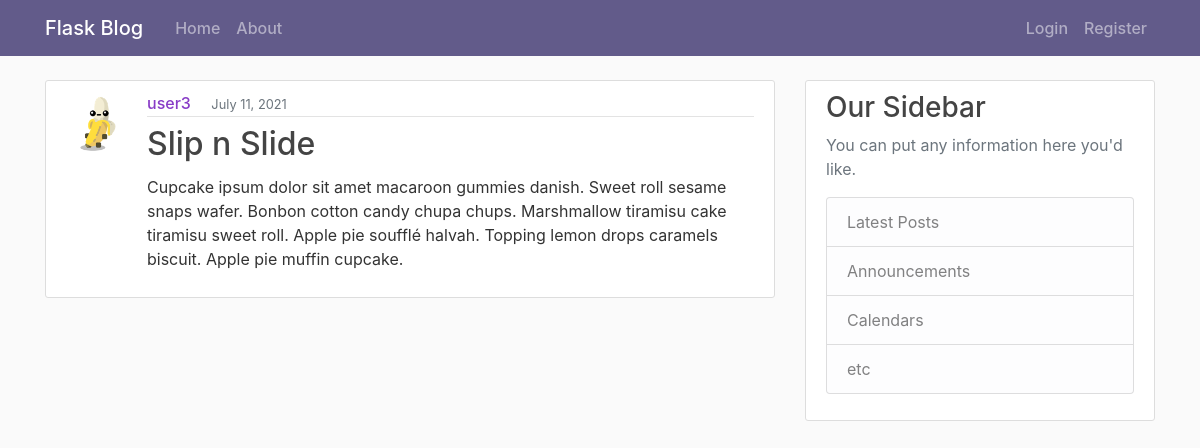
/post/11, run on the app's committed database.
### flaskblog/models.py (models this page shows, shortened)
class User(db.Model, UserMixin):
    id = db.Column(db.Integer, primary_key=True)
    username = db.Column(db.String(20), unique=True, nullable=False)
    email = db.Column(db.String(120), unique=True, nullable=False)
    image_file = db.Column(db.String(20), nullable=False, default='default.jpg')
    password = db.Column(db.String(60), nullable=False)
    posts = db.relationship('Post', backref='author', lazy=True)

class Post(db.Model):
    id = db.Column(db.Integer, primary_key=True)
    title = db.Column(db.String(100), nullable=False)
    date_posted = db.Column(db.DateTime, nullable=False, default=datetime.utcnow)
    content = db.Column(db.Text, nullable=False)
    user_id = db.Column(db.Integer, db.ForeignKey('user.id'), nullable=False)

### flaskblog/posts/routes.py (the view)
@posts.route('/post/<int:post_id>')
def post(post_id):
    post = Post.query.get_or_404(post_id)
    return render_template('post.html',
                           title=post.title,
                           post=post)

### flaskblog/templates/post.html (shortened to what this page needs)
{% extends 'layout.html' %}
{% block content %}
<article class="media content-section">
    <img class="rounded-circle article-img"
        src="{{ url_for('static', filename='profile_pics/' + post.author.image_file) }}"
        alt="author profile image"
    />
        <div class="media-body">
            <div class="article-metadata">
                <a class="mr-3" href="{{ url_for('users.user_posts', username=post.author.username) }}">{{ post.author.username }}</a>
                <small class="text-muted">{{ post.date_posted.strftime('%B %d, %Y') }}</small>
            </div>
            <h2 class="article-title py-1">{{ post.title }}</h2>
            <p class="article-content">{{ post.content }}</p>
        </div>
</article>
{% endblock content %}

### flaskblog/static/css/main.css (style rules this page uses)
body { background: #fafafa; color: #333333; margin-top: 5rem; }
h1, h2, h3, h4, h5, h6 { color: #444444; }
.content-section { background: #fff; padding: 10px 20px; border: 1px solid #dddddd; border-radius: 3px; margin-bottom: 20px; }
.article-title { color: #444444; }
.article-content { white-space: pre-line; }
.article-img { height: 65px; width: 65px; margin-right: 16px; }
.article-metadata { padding-bottom: 1px; margin-bottom: 4px; border-bottom: 1px solid #e3e3e3 }
.article-metadata a { color: #883cc7; font-weight: 500; text-decoration: none; }

### data on the page
User: image_file (picture), author.username "user3"
Post: date_posted "July 11, 2021", title "Slip n Slide", content "Cupcake ipsum dolor sit amet macaroon gummies danish. Sweet roll sesame snaps wafer. Bonbon cotton candy chupa chups. Marshmallow tiramisu cake tiramisu sweet roll. Apple pie soufflé halvah. Topping lemon drops caramels biscuit. Apple pie muffin cupcake."
